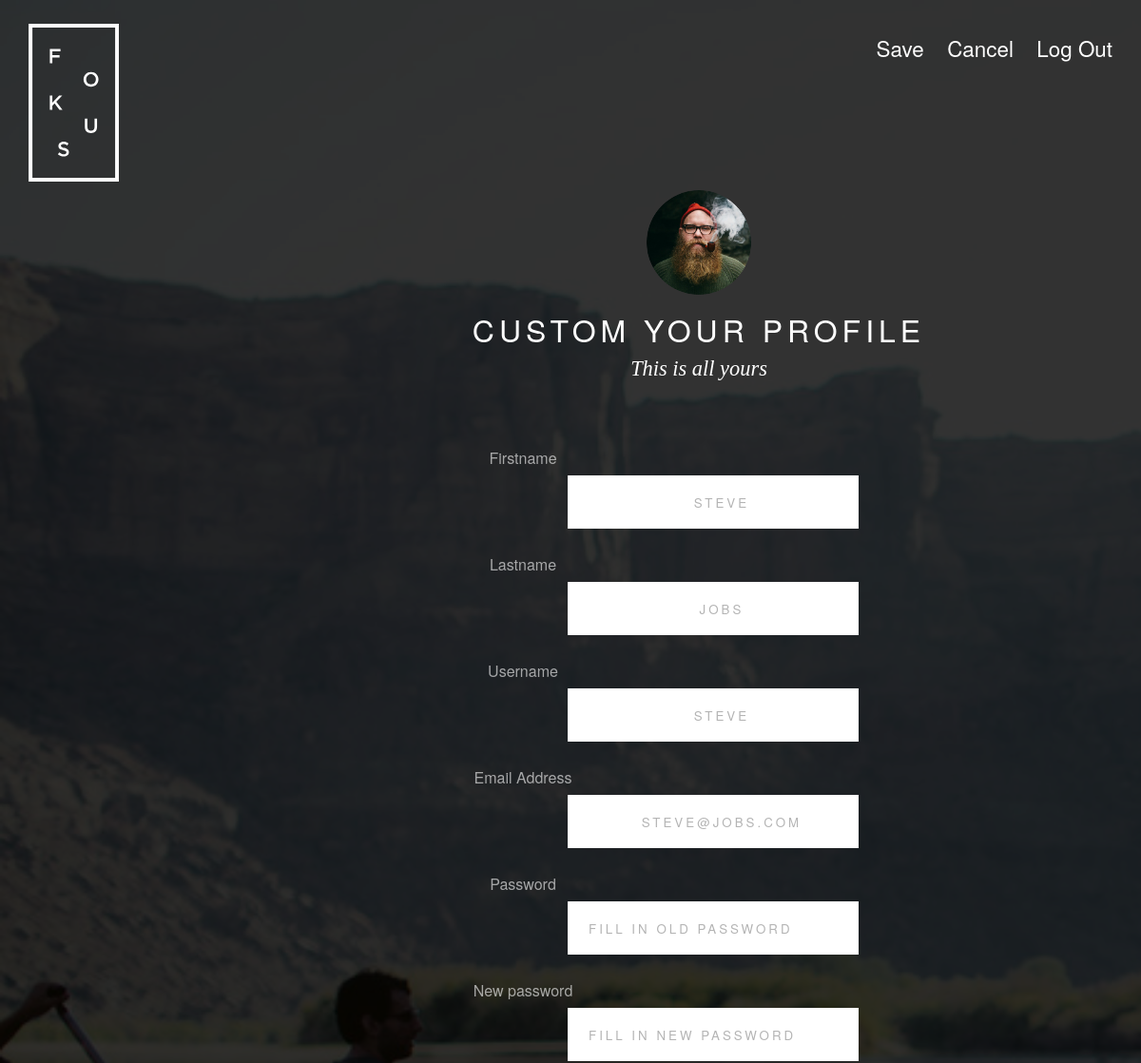
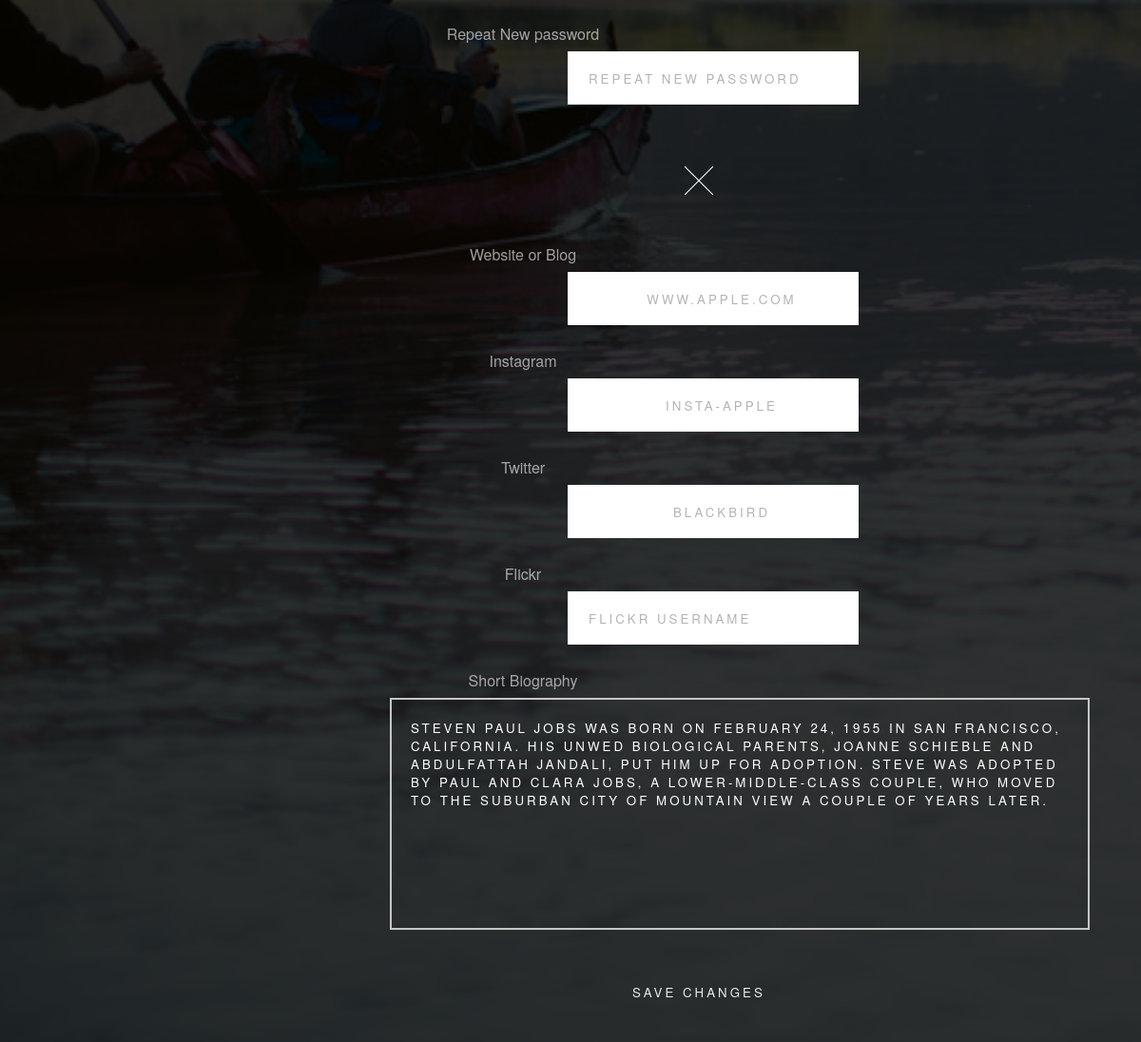
The app's page /3TID2_LAMBERT_GILLES_PHP/modifier.php with its own data (2 pictures, top to bottom).
### tables this page shows
CREATE TABLE `users` (
  `id` int(11) NOT NULL AUTO_INCREMENT,
  `firstname` varchar(50) NOT NULL,
  `lastname` varchar(50) NOT NULL,
  `email` varchar(50) NOT NULL,
  `username` varchar(50) NOT NULL,
  `password` varchar(50) NOT NULL,
  `newpassword` varchar(50) NOT NULL,
  `repeatnewpassword` varchar(50) NOT NULL,
  `website` varchar(100) NOT NULL,
  `instagram` varchar(100) NOT NULL,
  `twitter` varchar(100) NOT NULL,
  `flickr` varchar(100) NOT NULL,
  `biography` text NOT NULL,
  `avatar` varchar(300) NOT NULL,
  PRIMARY KEY (`id`)
);

### 3TID2_LAMBERT_GILLES_PHP/function.php (called while the page is built, shortened)
<?php
function info_utilisateur($id)
{
	$id = (int)$id;
	$sql = mysql_query("SELECT * FROM users WHERE id='$id'");
	return mysql_fetch_assoc($sql);
}
?>

### 3TID2_LAMBERT_GILLES_PHP/modifier.php (the view, shortened to what this page needs)
	<?php
$info = info_utilisateur($_SESSION['id']);
?>
<!DOCTYPE html>
<html>
    <head>
 		<link rel='stylesheet' href='./_assets/css/reset.min.css'>
		<link rel='stylesheet' href='./_assets/css/style.css'>
</head>
<body class='profile'>
        <div class='container'>
            <div class='topBar'>
                <div class='barInner'>
                    <a href='#'><h1 class='logo'>logo</h1></a>
                     <nav>
                        <a id="save" href='#'>Save</a>
                        <a href='profile.php?id<?php echo $_SESSION['id'];?>'>Cancel</a>
                        <a id='logOut' href='logout.php'>Log Out</a>
                    </nav>
                </div>
            </div>
            <header class='headerEdit'>
                    <div id='introContainer'>
                            <div class='centerAllProfile'>
								<form id="updateInfo" method='POST' action='modifier.php' align='center' autocomplete='off' enctype='multipart/form-data'>
									<fieldset class='f-form editProfil'>
									<span class='formfield full profilePic'>
										<div id="avatar-edit">
 											<?php
					                            if ($info['avatar'] == true )
					                            {
					                            ?>
					                                <img class="author-img" src="avatar/<?php echo $info['avatar']; ?>" center center alt="profilepicture">
					                            <?php
					                            }else{
					                            ?>
					                                <img class="author-img" src="avatar/default.png" center center alt="profilepicture">
					                            <?php
					                            }
				                         	?>
				                         </div>
									</span>
                                <h1 class='register-title'>Custom your profile</h1>
                                <h2 class='register-subtitle'>This is all yours</h2>
						            <span class='formfield '>
										<p class='info'>Firstname</p>
										<input type='text' name='firstname' value="<?php echo $info['firstname']?>" tabindex='1'>
									</span>
						            <span class='formfield'>
										<p>Lastname</p>
										<input type='text' name='lastname' value="<?php echo $info['lastname']?>" tabindex='2'>
									</span>
						            <span class='formfield'>
										<p>Username</p>
										<input type='text' name='username' value="<?php echo $info['username']?>" tabindex='3'>
									</span>
						           <span class='formfield'>
										<p>Email Address</p>
										<input type='text' name='email' value="<?php echo $info['email']?>" tabindex='4'>
									</span>
									<span class='formfield'>
										<p>Password</p>
										<input type='password' name='password' placeholder='Fill in old password' tabindex='5'>
									</span>
									<span class='formfield'>
										<p>New password</p>
										<input type='password' name='newpassword' placeholder='Fill in new password' tabindex='6'>
									</span>
									<span class='formfield'>
										<p>Repeat New password</p>
										<input type='password' name='repeatnewpassword' placeholder='Repeat new password' tabindex='7'>
									</span>
									<span class='formfield'>
										<p>Website or Blog</p>
										<input type='text' name='website' value="<?php echo $info['website']?>" placeholder='www.your-url.com' tabindex='8'>
									</span>
									<span class='formfield'>
										<p>Instagram</p>
										<input type='text' name='instagram' value="<?php echo $info['instagram']?>" placeholder='Instagram Username' tabindex='9'>
									</span>
									<span class='formfield'>
										<p>Twitter</p>
										<input type='text' name='twitter' value="<?php echo $info['twitter']?>" placeholder='Twitter Username' tabindex='10'>
									</span>
									<span class='formfield'>
										<p>Flickr</p>
										<input type='text' name='flickr' value="<?php echo $info['flickr']?>" placeholder='Flickr Username' tabindex='11'>
									</span>
									<span class='formfield full'>
										<p>Short Biography</p>
										<textarea style="text-align: left;" cols="65" rows="100" align="left" class='full' name='biography' placeholder='Write some lines about you' tabindex='11'><?php echo $info['biography']?></textarea>
									</span>
									<input type='submit' name='submit' value='Save Changes'>
								</fieldset>
							</form>
                        </div>
                    </div>
            </header>
</body>
</html>

### records on screen
users: firstname "Steve", lastname "Jobs", username "steve", email "steve@jobs.com", website "www.apple.com", instagram "insta-apple", twitter "blackbird", biography "Steven Paul Jobs was born on February 24, 1955 in San Francisco, California. His unwed biological parents, Joanne Schieble and Abdulfattah Jandali, put him up for adoption. Steve was adopted by Paul and Clara Jobs, a lower-middle-class couple, who moved to the suburban city of Mountain View a couple of years later."
